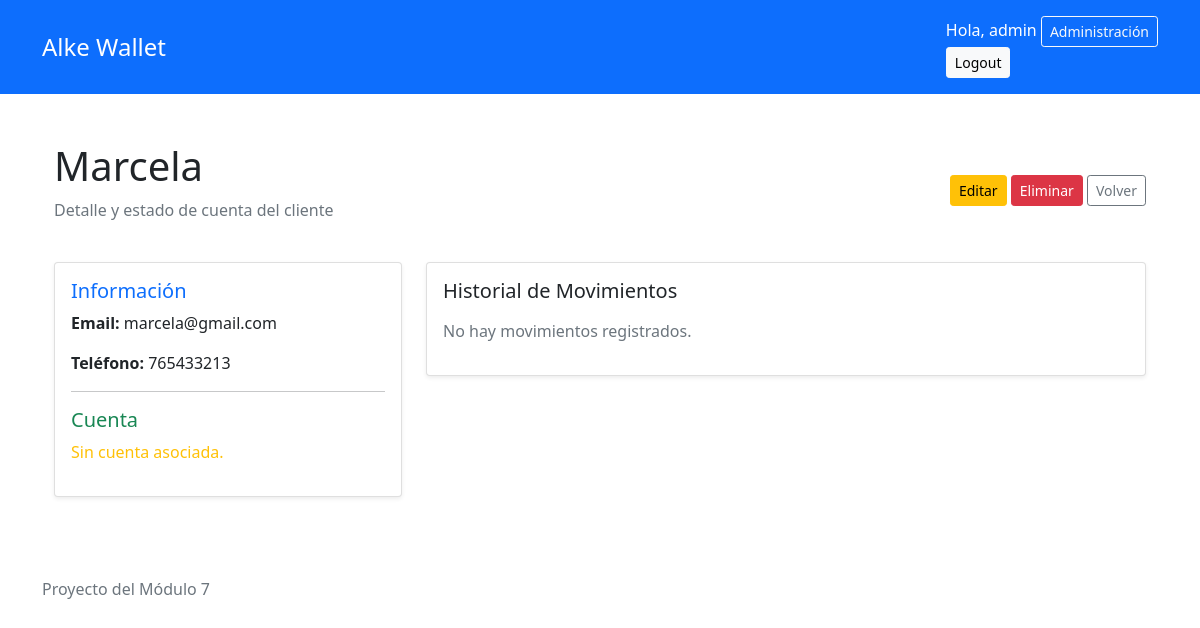
The page /clientes/4/ (signed in) on the database as committed earlier.
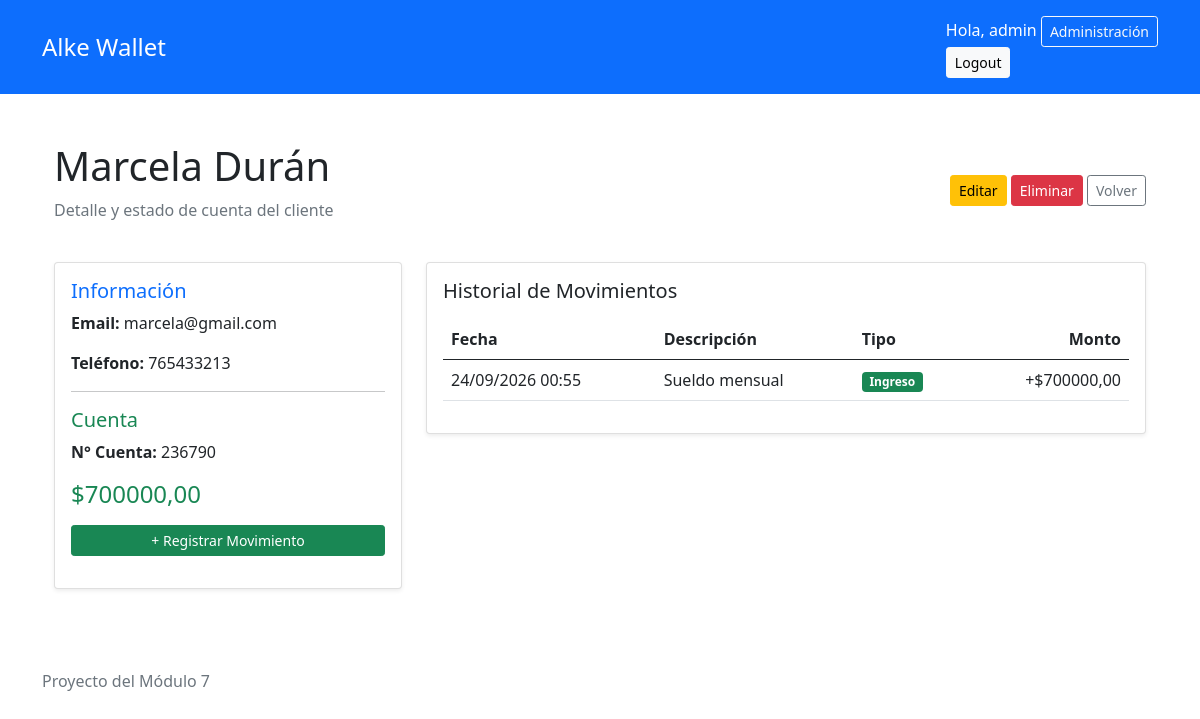
The same page on the database as committed later.
### gestion/models.py (models this page shows, shortened)
class Cliente(models.Model):
    nombre = models.CharField(max_length=100)
    email = models.EmailField(unique=True)
    telefono = models.CharField(max_length=20, blank=True)
    fecha_registro = models.DateTimeField(auto_now_add=True)
    class Meta:
        ordering = ["nombre"]

class Cuenta(models.Model):
    cliente = models.OneToOneField(Cliente, on_delete=models.PROTECT, related_name="cuenta")
    numero = models.CharField(max_length=20, unique=True)
    contactos_autorizados = models.ManyToManyField(Cliente, blank=True, related_name="cuentas_autorizadas")
    fecha_creacion = models.DateTimeField(auto_now_add=True)
    @property
    def saldo(self):
        ingresos = self.transacciones.filter(tipo="ingreso").aggregate(total=Sum("monto"))["total"] or Decimal("0.00")
        egresos = self.transacciones.filter(tipo="egreso").aggregate(total=Sum("monto"))["total"] or Decimal("0.00")
        return ingresos - egresos

class Transaccion(models.Model):
    TIPOS = [
        ("ingreso", "Ingreso"),
        ("egreso", "Egreso"),
    ]
    cuenta = models.ForeignKey(Cuenta, on_delete=models.PROTECT, related_name="transacciones")
    tipo = models.CharField(max_length=10, choices=TIPOS)
    monto = models.DecimalField(max_digits=12, decimal_places=2, validators=[MinValueValidator(Decimal("0.01"))],)
    descripcion = models.CharField(max_length=100)
    fecha = models.DateTimeField(auto_now_add=True)
    class Meta:
        ordering = ["-fecha", "-pk"]

### gestion/views.py (the view)
# urls.py: path("clientes/<int:pk>/", ClienteDetailView.as_view(), name="detalle_cliente"),
class ClienteDetailView(AccesoPersonalMixin, DetailView):
    model = Cliente
    template_name = "gestion/detalle_cliente.html"
    context_object_name = "cliente"
    def get_context_data(self, **kwargs):
        contexto = super().get_context_data(**kwargs)
        cuenta = Cuenta.objects.filter(
            cliente=self.object
        ).first()
        contexto["cuenta"] = cuenta
        contexto["movimientos"] = (
            cuenta.transacciones.all()
            if cuenta
            else []
        )
        return contexto

### gestion/views.py (called while the page is built)
    def test_func(self):
        return self.request.user.is_staff

### gestion/templates/gestion/detalle_cliente.html (shortened to what this page needs)
{% extends "base.html" %}
{% block content %}
<div class="container my-4">
    <div class="d-flex justify-content-between align-items-center mb-4">
        <div>
            <h1>{{ cliente.nombre }}</h1>
            <p class="text-muted">Detalle y estado de cuenta del cliente</p>
        </div>
        <div>
            <a href="{% url 'editar_cliente' cliente.pk %}" class="btn btn-warning btn-sm">Editar</a>
            <a href="{% url 'eliminar_cliente' cliente.pk %}" class="btn btn-danger btn-sm">Eliminar</a>
            <a href="{% url 'lista_clientes' %}" class="btn btn-outline-secondary btn-sm">Volver</a>
        </div>
    </div>
    <div class="row">
        <div class="col-md-4 mb-3">
            <div class="card shadow-sm">
                <div class="card-body">
                    <h5 class="card-title text-primary">Información</h5>
                    <p><strong>Email:</strong> {{ cliente.email }}</p>
                    <p><strong>Teléfono:</strong> {{ cliente.telefono|default:"No registrado" }}</p>
                    <hr>
                    <h5 class="card-title text-success">Cuenta</h5>
                    {% if cuenta %}
                        <p><strong>N° Cuenta:</strong> {{ cuenta.numero }}</p>
                        <h4 class="text-success mb-3">${{ cuenta.saldo }}</h4>
                        <a href="{% url 'crear_transaccion' cuenta.pk %}" class="btn btn-success btn-sm w-100 mb-3">
                            + Registrar Movimiento
                        </a>
                    {% else %}
                        <p class="text-warning">Sin cuenta asociada.</p>
                    {% endif %}
                </div>
            </div>
        </div>
        <div class="col-md-8">
            <div class="card shadow-sm">
                <div class="card-body">
                    <h5 class="card-title mb-3">Historial de Movimientos</h5>
                    {% if movimientos %}
                        <table class="table table-hover">
                            <thead>
                                <tr>
                                    <th>Fecha</th>
                                    <th>Descripción</th>
                                    <th>Tipo</th>
                                    <th class="text-end">Monto</th>
                                </tr>
                            </thead>
                            <tbody>
                                {% for mov in movimientos %}
                                    <tr>
                                        <td>{{ mov.fecha|date:"d/m/Y H:i" }}</td>
                                        <td>{{ mov.descripcion }}</td>
                                        <td>
                                            <span class="badge {% if mov.tipo == 'ingreso' %}bg-success{% else %}bg-danger{% endif %}">
                                                {{ mov.get_tipo_display }}
                                            </span>
                                        </td>
                                        <td class="text-end">
                                            {% if mov.tipo == 'ingreso' %}+${{ mov.monto }}{% else %}-${{ mov.monto }}{% endif %}
                                        </td>
                                    </tr>
                                {% endfor %}
                            </tbody>
                        </table>
                    {% else %}
                        <p class="text-muted">No hay movimientos registrados.</p>
                    {% endif %}
                </div>
            </div>
        </div>
    </div>
</div>
{% endblock %}

Rows that differ between the two databases and show on the page:
changed Cliente "marcela@gmail.com": nombre "Marcela" → "Marcela Durán"
added Cuenta: numero "236790", saldo "700000,00"
added Transaccion: fecha "24/09/2026 00:55", descripcion "Sueldo mensual", tipo "Ingreso", monto "700000,00"
Other text that changed with them:
text no longer shown: "Sin cuenta asociada. No hay movimientos registrados."
text now shown: "N° Cuenta: $ + Registrar Movimiento Fecha Descripción Tipo Monto"
